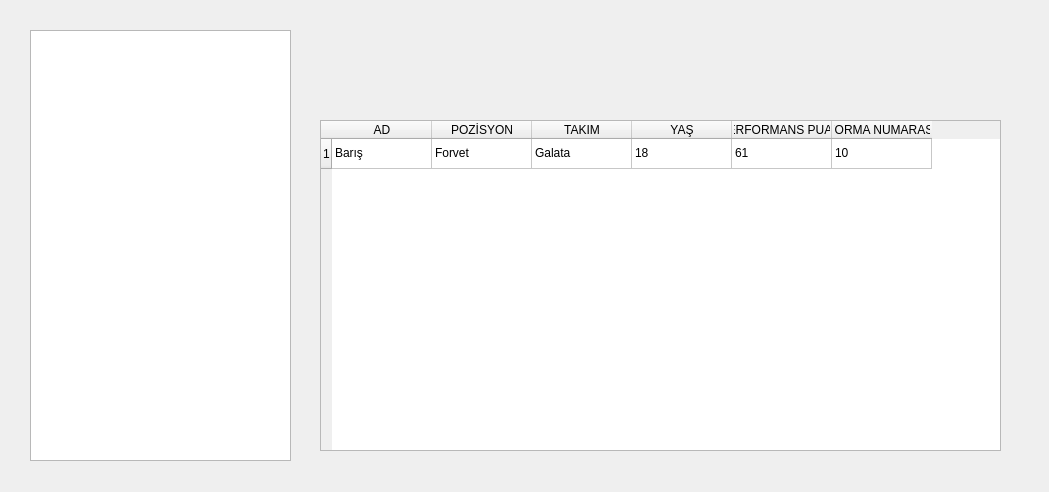
<?xml version="1.0" encoding="UTF-8"?>
<ui version="4.0">
 <class>Takimlar</class>
 <widget class="QDialog" name="Takimlar">
  <property name="geometry">
   <rect>
    <x>0</x>
    <y>0</y>
    <width>1049</width>
    <height>492</height>
   </rect>
  </property>
  <property name="windowTitle">
   <string>Dialog</string>
  </property>
  <widget class="QTableWidget" name="tableWidget">
   <property name="geometry">
    <rect>
     <x>320</x>
     <y>120</y>
     <width>681</width>
     <height>331</height>
    </rect>
   </property>
   <attribute name="horizontalHeaderVisible">
    <bool>true</bool>
   </attribute>
   <attribute name="horizontalHeaderStretchLastSection">
    <bool>false</bool>
   </attribute>
   <attribute name="verticalHeaderVisible">
    <bool>true</bool>
   </attribute>
   <row>
    <property name="text">
     <string>1</string>
    </property>
   </row>
   <column>
    <property name="text">
     <string>AD</string>
    </property>
   </column>
   <column>
    <property name="text">
     <string>POZİSYON</string>
    </property>
   </column>
   <column>
    <property name="text">
     <string>TAKIM</string>
    </property>
   </column>
   <column>
    <property name="text">
     <string>YAŞ</string>
    </property>
   </column>
   <column>
    <property name="text">
     <string>PERFORMANS PUANI</string>
    </property>
    <property name="font">
     <font>
      <stylestrategy>PreferDefault</stylestrategy>
     </font>
    </property>
   </column>
   <column>
    <property name="text">
     <string>FORMA NUMARASI</string>
    </property>
   </column>
   <item row="0" column="0">
    <property name="text">
     <string>Barış</string>
    </property>
   </item>
   <item row="0" column="1">
    <property name="text">
     <string>Forvet</string>
    </property>
   </item>
   <item row="0" column="2">
    <property name="text">
     <string>Galata</string>
    </property>
   </item>
   <item row="0" column="3">
    <property name="text">
     <string>18</string>
    </property>
   </item>
   <item row="0" column="4">
    <property name="text">
     <string>61</string>
    </property>
   </item>
   <item row="0" column="5">
    <property name="text">
     <string>10</string>
    </property>
   </item>
  </widget>
  <widget class="QListWidget" name="listWidget">
   <property name="geometry">
    <rect>
     <x>30</x>
     <y>30</y>
     <width>261</width>
     <height>431</height>
    </rect>
   </property>
  </widget>
 </widget>
 <resources/>
 <connections/>
</ui>
